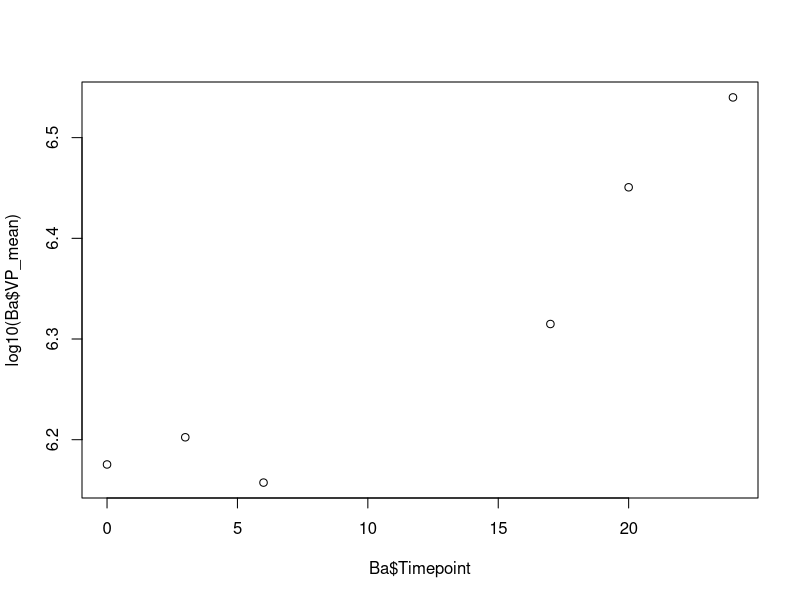

R code for this plot:
{
  library(tidyverse)
  
}


{
  NJ1<- read.csv("NJ1.csv")
  NJ1<- NJ1[NJ1$Sample_Type != '0.22',] #Lose 0.22 values
  
  NJ1<- gather(NJ1, 'c_Bacteria', 'c_HNA', 'c_LNA', 'c_Viruses', 'c_V1', 'c_V2', 'c_V3', key="count", value="value") %>%
    group_by(Location, Expt_No, Depth, Sample_Type, Timepoint, count ) %>%
    summarise(n =n(), mean=mean(value), sd=sd(value)) #calculating means and sd
  
  NJ1_mean<- NJ1[,1:8] %>% #splitting the datfram cause I haven't figure out how to spread teh table without adding NAs
    spread('Sample_Type', 'mean')
  colnames(NJ1_mean)[7:8]<- c("VP_mean", "VPC_mean")
  NJ1_mean$Diff_mean <- with(NJ1_mean, VPC_mean-VP_mean) #calcualting Diff mean
  
  NJ1_sd<- NJ1[,c(1:7,9)] %>%
    spread('Sample_Type', 'sd')
  colnames(NJ1_sd)[7:8]<- c("VP_sd", "VPC_sd")
  NJ1_sd$Diff_sd <- with(NJ1_sd, VPC_sd+VP_sd) #Calculating Diff sd, whcih si addition of the other sds
  
  
  NJ1<- merge(NJ1_mean, NJ1_sd, by= c('Location', 'Expt_No', 'Depth',
                                      'Timepoint', 'count', 'n')) 
  
  rm(NJ1_mean)
  rm(NJ1_sd)
}

#only selecting total bacteria here.
Ba<- NJ1[NJ1$count== 'c_Bacteria',]
plot(x = Ba$Timepoint, y = log10(Ba$VP_mean))

Ba<-arrange(Ba,Timepoint)
#Generation time

#Generation time = (log10(2) *(time2-time1))/(log10(bacteria2)-log10(bacteria1))

Ba_gt<- function(x){
  GT<- (log10(2)*(Ba$Timepoint[x]-Ba$Timepoint[1]))/(log10(Ba$VP_mean[x])-log10(Ba$VP_mean[1]))
  print(GT) 
}
plot<- c()
for (i in 1:6){
  y<-Ba_gt(i)
  plot[[length(plot)+1]]<- y
}

plot<- c()

for (x in c('c_Bacteria', 'c_HNA', 'c_LNA')){
  Ba<- NJ1[NJ1$count== x,] %>%
    arrange(Timepoint)
  plot<- list()
  for (i in 2:6){
    y<-Ba_gt(i)
   plot[[length(plot)+1]]<- y
   if (y > 24){
     print("High bacterial production") }
#   plot(plot, x=c(3,6,17,20,24))
# abline(h=24)
# abline(h=48, col=2)

}
}

#Interesting! LNA bacterial growth isn't that significant



